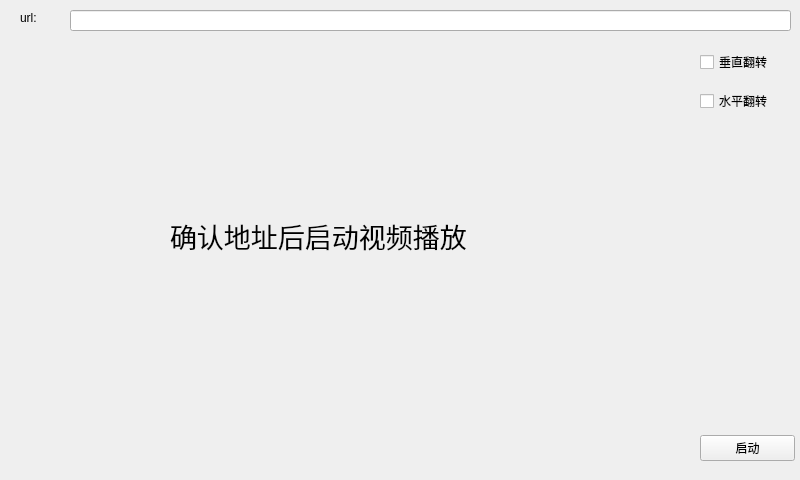
<?xml version="1.0" encoding="UTF-8"?>
<ui version="4.0">
 <class>MainWindow</class>
 <widget class="QMainWindow" name="MainWindow">
  <property name="enabled">
   <bool>true</bool>
  </property>
  <property name="geometry">
   <rect>
    <x>0</x>
    <y>0</y>
    <width>800</width>
    <height>480</height>
   </rect>
  </property>
  <property name="sizePolicy">
   <sizepolicy hsizetype="Preferred" vsizetype="Preferred">
    <horstretch>0</horstretch>
    <verstretch>0</verstretch>
   </sizepolicy>
  </property>
  <property name="windowTitle">
   <string>MainWindow</string>
  </property>
  <property name="layoutDirection">
   <enum>Qt::LeftToRight</enum>
  </property>
  <property name="iconSize">
   <size>
    <width>24</width>
    <height>24</height>
   </size>
  </property>
  <widget class="QWidget" name="centralwidget">
   <widget class="QLineEdit" name="lineEditUrl">
    <property name="geometry">
     <rect>
      <x>70</x>
      <y>10</y>
      <width>721</width>
      <height>21</height>
     </rect>
    </property>
   </widget>
   <widget class="QLabel" name="label">
    <property name="geometry">
     <rect>
      <x>20</x>
      <y>10</y>
      <width>41</width>
      <height>16</height>
     </rect>
    </property>
    <property name="text">
     <string>url:</string>
    </property>
   </widget>
   <widget class="QLabel" name="labelCenter">
    <property name="geometry">
     <rect>
      <x>170</x>
      <y>200</y>
      <width>461</width>
      <height>71</height>
     </rect>
    </property>
    <property name="font">
     <font>
      <pointsize>20</pointsize>
     </font>
    </property>
    <property name="text">
     <string>确认地址后启动视频播放</string>
    </property>
   </widget>
   <widget class="QWidget" name="layoutWidget">
    <property name="geometry">
     <rect>
      <x>700</x>
      <y>50</y>
      <width>95</width>
      <height>411</height>
     </rect>
    </property>
    <layout class="QVBoxLayout" name="verticalLayout_2" stretch="2,10,1">
     <item>
      <layout class="QVBoxLayout" name="verticalLayout" stretch="1,1,1">
       <item>
        <widget class="QCheckBox" name="checkBoxVFlip">
         <property name="text">
          <string>垂直翻转</string>
         </property>
        </widget>
       </item>
       <item>
        <spacer name="verticalSpacer">
         <property name="orientation">
          <enum>Qt::Vertical</enum>
         </property>
         <property name="sizeHint" stdset="0">
          <size>
           <width>17</width>
           <height>13</height>
          </size>
         </property>
        </spacer>
       </item>
       <item>
        <widget class="QCheckBox" name="checkBoxHFlip">
         <property name="text">
          <string>水平翻转</string>
         </property>
        </widget>
       </item>
      </layout>
     </item>
     <item>
      <spacer name="verticalSpacer_2">
       <property name="orientation">
        <enum>Qt::Vertical</enum>
       </property>
       <property name="sizeHint" stdset="0">
        <size>
         <width>20</width>
         <height>40</height>
        </size>
       </property>
      </spacer>
     </item>
     <item>
      <widget class="QPushButton" name="pushButton">
       <property name="text">
        <string>启动</string>
       </property>
       <property name="checkable">
        <bool>true</bool>
       </property>
      </widget>
     </item>
    </layout>
   </widget>
  </widget>
  <action name="actionOpen">
   <property name="text">
    <string>Open</string>
   </property>
  </action>
  <action name="Open_red">
   <property name="text">
    <string>Open(&amp;O)</string>
   </property>
  </action>
  <action name="Close_Red">
   <property name="text">
    <string>Close(&amp;C)</string>
   </property>
  </action>
 </widget>
 <resources/>
 <connections/>
</ui>
